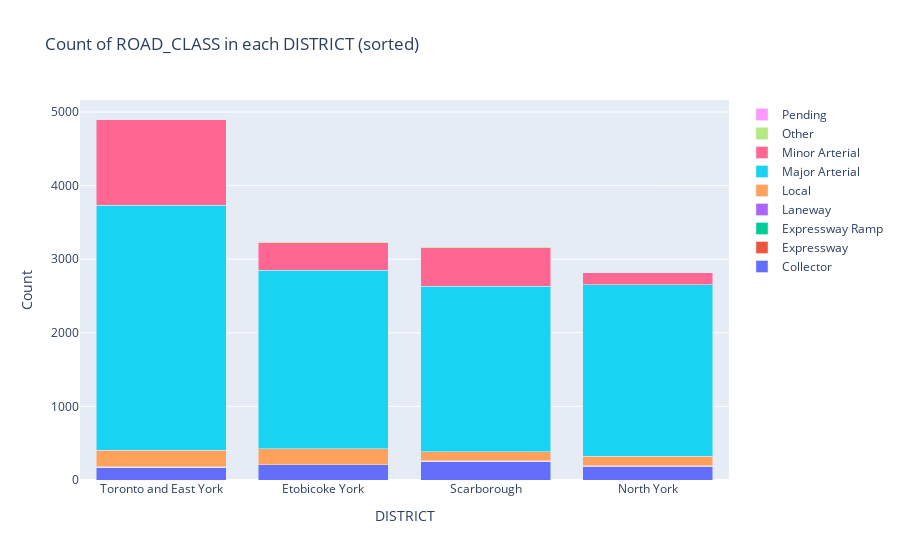

The code cell stored with this chart in its notebook:
### Markdown cell above
## Plotting number of accidents in a district by road class

### Code cell
import plotly.graph_objs as go

# Sum the counts of accidents across each row and sort them in descending order
sorted_totals = table_roadclass.sum(axis=1).sort_values(ascending=False)

# Reorder the DataFrame based on the sorted index
table_roadclass_sorted = table_roadclass.loc[sorted_totals.index]

# Creating traces for each ROAD_CLASS
traces = []
for road_class in table_roadclass_sorted.columns:
    trace = go.Bar(
        x=table_roadclass_sorted.index,
        y=table_roadclass_sorted[road_class],
        name=road_class
    )
    traces.append(trace)

# Create the layout
layout = go.Layout(
    title='Count of ROAD_CLASS in each DISTRICT (sorted)',
    xaxis=dict(title='DISTRICT'),
    yaxis=dict(title='Count'),
    barmode='stack'
)

# Create the figure
fig = go.Figure(data=traces, layout=layout)

# Show the plot
fig.show()

### Figure 1 — Plotly figure (JSON) as saved in the notebook; plotly's stock layout.template omitted (floating-point values rounded to 4 significant figures)
{"data": [{"name": "Collector", "type": "bar", "x": ["Toronto and East York", "Etobicoke York", "Scarborough", "North York"], "y": [165, 210, 246, 183]}, {"name": "Expressway", "type": "bar", "x": ["Toronto and East York", "Etobicoke York", "Scarborough", "North York"], "y": [9, 0, 9, 7]}, {"name": "Expressway Ramp", "type": "bar", "x": ["Toronto and East York", "Etobicoke York", "Scarborough", "North York"], "y": [0, 0, 0, 2]}, {"name": "Laneway", "type": "bar", "x": ["Toronto and East York", "Etobicoke York", "Scarborough", "North York"], "y": [6, 0, 4, 0]}, {"name": "Local", "type": "bar", "x": ["Toronto and East York", "Etobicoke York", "Scarborough", "North York"], "y": [221, 215, 122, 133]}, {"name": "Major Arterial", "type": "bar", "x": ["Toronto and East York", "Etobicoke York", "Scarborough", "North York"], "y": [3332, 2424, 2250, 2326]}, {"name": "Minor Arterial", "type": "bar", "x": ["Toronto and East York", "Etobicoke York", "Scarborough", "North York"], "y": [1162, 375, 525, 164]}, {"name": "Other", "type": "bar", "x": ["Toronto and East York", "Etobicoke York", "Scarborough", "North York"], "y": [5, 10, 10, 0]}, {"name": "Pending", "type": "bar", "x": ["Toronto and East York", "Etobicoke York", "Scarborough", "North York"], "y": [5, 0, 2, 0]}], "layout": {"barmode": "stack", "title": {"text": "Count of ROAD_CLASS in each DISTRICT (sorted)"}, "xaxis": {"title": {"text": "DISTRICT"}}, "yaxis": {"title": {"text": "Count"}}}}
